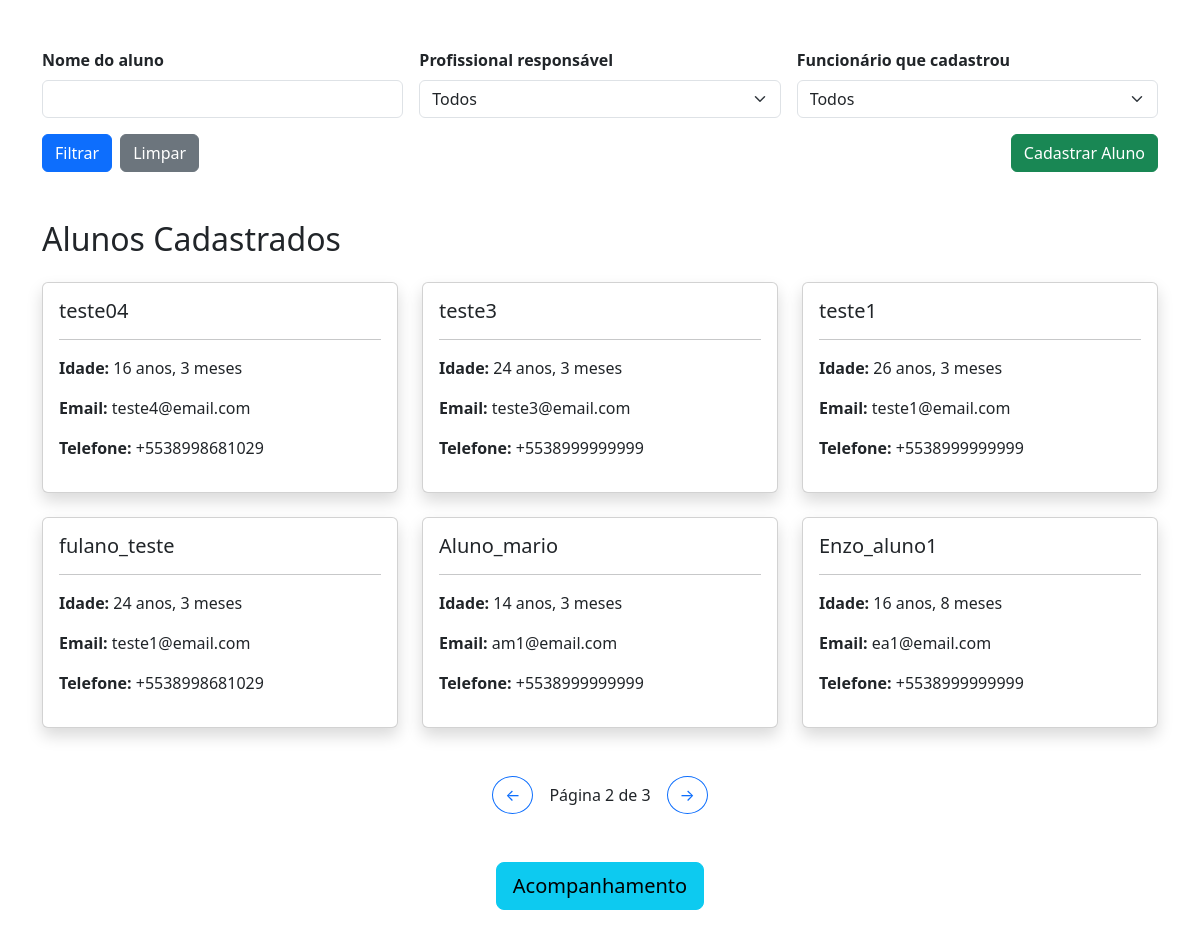
/dashboard/?page=2 (signed in), run on the app's committed database.
### dashboard/models.py (models this page shows, shortened)
class Aluno(models.Model):
    nome = models.CharField(max_length=200)
    nome_social = models.CharField(max_length=200, blank=True, null=True)
    email = models.EmailField()
    nome_responsavel = models.CharField(100)
    telefone = models.CharField(100, null=True)
    telefone_responsavel = models.CharField(100)
    data_nascimento = models.DateTimeField()
    profissional_ref = models.ForeignKey(Pessoa, on_delete=models.DO_NOTHING, null=True)
    turno_estuda = models.ForeignKey(TurnoEstuda, on_delete=models.DO_NOTHING, null=True)
    aprendizagem = models.ForeignKey(Aprendizagem, on_delete=models.DO_NOTHING, null=True)
    escolaridade = models.ForeignKey(Escolaridade, on_delete=models.DO_NOTHING, null=True)
    entidade = models.ForeignKey(Entidade, on_delete=models.DO_NOTHING, null=True)
    curso = models.ForeignKey(Curso, on_delete=models.DO_NOTHING, null=True)
    turno_vaga = models.ForeignKey(TurnoVaga, on_delete=models.DO_NOTHING, null=True)
    tipo_formacao = models.ForeignKey(TipoFormacao, on_delete=models.DO_NOTHING, null=True)
    cadastrado_por = models.ForeignKey(Pessoa,on_delete=models.DO_NOTHING,related_name='alunos_cadastrados', null=True)
    cep = models.CharField(max_length=9,null=True)
    rua = models.CharField(max_length=255,null=True)
    numero = models.CharField(max_length=20,null=True)
    bairro = models.CharField(max_length=100,null=True)
    cidade = models.CharField(max_length=100,null=True)
    estado = models.CharField(max_length=2,null=True)

### dashboard/views.py (the view, shortened to what this page needs)
# urls.py: path('', views.dashboard, name='dashboard'),
def dashboard(request):
    pessoa_id = request.session.get('pessoa_id')
    usuario = Pessoa.objects.get(id=pessoa_id)
    eh_professor = usuario.cargo.filter(
        nome='Professor').exists()
    eh_admin = usuario.cargo.filter(
        nome__in=[
        'Coordenador',
        'Diretor de centro de unidade de internação',
        'Diretor de unidade de acolhimento']).exists()
    if eh_professor and not eh_admin:
        lista_alunos = Aluno.objects.filter(
            cadastrado_por=usuario
        ).order_by('-id')
    else:
        lista_alunos = Aluno.objects.all().order_by('-id')
    nome = request.GET.get('nome')
    profissional = request.GET.get('profissional')
    cadastrado_por = request.GET.get('cadastrado_por')
    if nome:
            lista_alunos = lista_alunos.filter(
                nome__icontains=nome
        )
    if profissional:
        lista_alunos = lista_alunos.filter(
        profissional_ref__id=profissional
    )
    if eh_admin and cadastrado_por:
        lista_alunos = lista_alunos.filter(
            cadastrado_por__id=cadastrado_por
        )
    paginator = Paginator(lista_alunos, 6)
    page = request.GET.get('page')
    alunos = paginator.get_page(page)
    pessoas = []
    for pessoa in Pessoa.objects.all():
        cargos = list(
            pessoa.cargo.values_list(
                'nome',
                flat=True
            )
        )
        if cargos == ['Professor']:
            continue
        pessoas.append(pessoa)
    todas_pessoas = Pessoa.objects.all()
    turnos_estuda = TurnoEstuda.objects.all()
    turno_vaga = TurnoVaga.objects.all()
    aprendizagem = Aprendizagem.objects.all()
    escolaridade = Escolaridade.objects.all()
    entidade = Entidade.objects.all()
    curso = Curso.objects.all()
    tipo_formacao = TipoFormacao.objects.all()
    return render(
        request,
        'dashboard/dashboard.html',
        {
            'pessoas': pessoas,
            'alunos': alunos,
            'turnos_estuda': turnos_estuda,
            'turno_vaga': turno_vaga,
            'aprendizagem': aprendizagem,
            'escolaridade': escolaridade,
            'entidade': entidade,
            'curso': curso,
            'tipo_formacao': tipo_formacao,
            'eh_admin': eh_admin,
            'todas_pessoas': todas_pessoas
        }
    )

### dashboard/templates/dashboard/dashboard.html (shortened to what this page needs)
{% extends 'base.html' %}
{% block 'content' %}
<div class="container mt-5">
    <form method="GET" class="row g-3">
        <div class="col-md-4">
            <label class="form-label">
                <strong>Nome do aluno</strong>
            </label>
            <input type="text"
                   name="nome"
                   class="form-control"
                   value="{{ request.GET.nome }}">
        </div>
        <div class="col-md-4">
            <label class="form-label">
               <strong>Profissional responsável</strong>
            </label>
            <select name="profissional"
                    class="form-select">
                <option value="">
                    Todos
                </option>
            </select>
        </div>
        {% if eh_admin %}
        <div class="col-md-4">
            <label class="form-label">
              <strong>Funcionário que cadastrou</strong>
            </label>
            <select name="cadastrado_por"
                    class="form-select">
                <option value="">
                    Todos
                </option>
            </select>
        </div>
        {% endif %}
        <div class="col-12 d-flex justify-content-between align-items-end">
            <div class="d-flex gap-2">
                <button class="btn btn-primary">
                    Filtrar
                </button>
                <a href="{% url 'dashboard' %}"
                class="btn btn-secondary">
                    Limpar
                </a>
            </div>
            <div>
                <button type="button"
                        class="btn btn-success"
                        data-bs-toggle="modal"
                        data-bs-target="#modalAluno">
                    Cadastrar Aluno
                </button>
            </div>
        </div>
    </form>
</div>
<div class="container mt-5">
    <h2 class="mb-4">
        Alunos Cadastrados
    </h2>
    <div class="row">
        {% for aluno in alunos %}
            <div class="col-md-4 mb-4">
                <div class="card shadow h-100"
                     style="cursor:pointer;"
                     data-bs-toggle="modal"
                     data-bs-target="#modalAluno{{ aluno.id }}">
                    <div class="card-body">
                        <h5 class="card-title">
                            {{ aluno.nome_social|default:aluno.nome }}
                        </h5>
                        <hr>
                        <p>
                            <strong>Idade:</strong>
                            {{ aluno.data_nascimento|timesince }}
                        </p>
                        <p>
                            <strong>Email:</strong>
                            {{ aluno.email }}
                        </p>
                        <p>
                            <strong>Telefone:</strong>
                            {{ aluno.telefone }}
                        </p>
                    </div>
                </div>
            </div>
        {% empty %}
            <p>
                Nenhum aluno cadastrado.
            </p>
        {% endfor %}
    </div>
    <div class="d-flex justify-content-center align-items-center gap-3 mt-4 mb-5">
        {% if alunos.has_previous %}
            <a href="?page={{ alunos.previous_page_number }}"
            class="btn btn-outline-primary rounded-circle">
                ←
            </a>
        {% endif %}
        <span>
            Página {{ alunos.number }} de {{ alunos.paginator.num_pages }}
        </span>
        {% if alunos.has_next %}
            <a href="?page={{ alunos.next_page_number }}"
            class="btn btn-outline-primary rounded-circle">
                →
            </a>
        {% endif %}
    </div>
<div class="d-flex justify-content-center mt-4 mb-5">
    <a href="{% url 'pagina_graficos' %}"
       class="btn btn-info btn-lg">
        Acompanhamento
    </a>
</div>
</div>
{% endblock %}

### data on the page
Aluno: nome_social "teste04", data_nascimento "16 anos, 3 meses", email "teste4@email.com", telefone "+5538998681029"
Aluno: nome_social "teste3", data_nascimento "24 anos, 3 meses", email "teste3@email.com", telefone "+5538999999999"
Aluno: nome_social "teste1", data_nascimento "26 anos, 3 meses", email "teste1@email.com", telefone "+5538999999999"
Aluno: nome_social "fulano_teste", data_nascimento "24 anos, 3 meses", email "teste1@email.com", telefone "+5538998681029"
Aluno: nome_social "Aluno_mario", data_nascimento "14 anos, 3 meses", email "am1@email.com", telefone "+5538999999999"
Aluno: nome_social "Enzo_aluno1", data_nascimento "16 anos, 8 meses", email "ea1@email.com", telefone "+5538999999999"

### other printed values
{{ alunos.number }} "2"
{{ alunos.paginator.num_pages }} "3"
